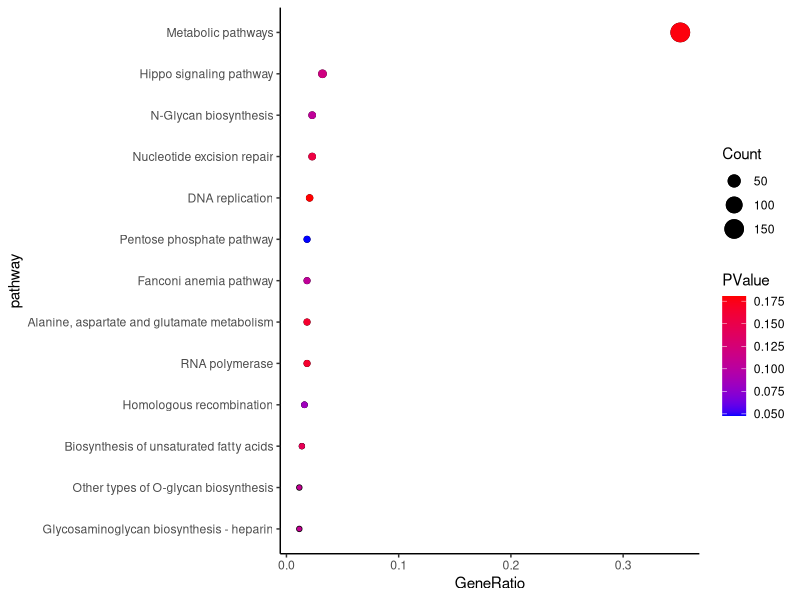
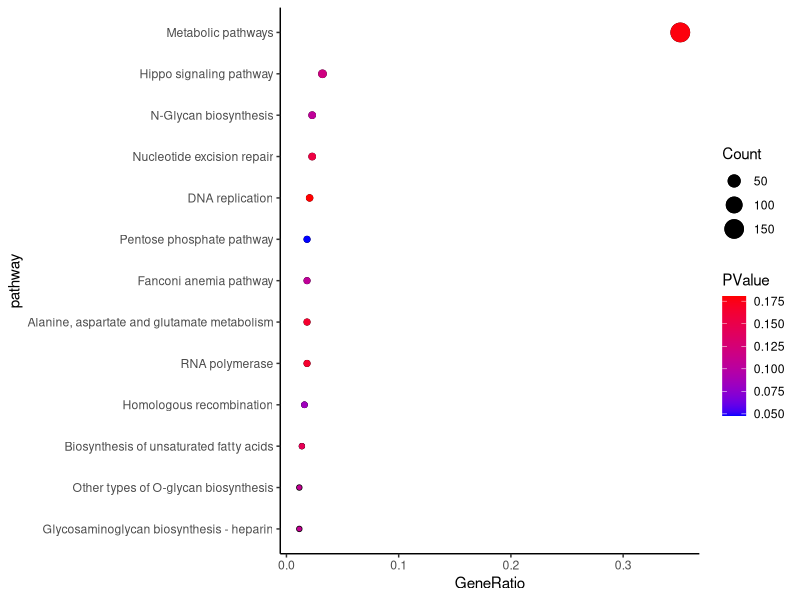

R code for these plots, in order:


# load ggplot2
library(ggplot2)

# read the csv file, the first column is reserved for row names.
pathway <- read.csv("DAVID using FlybaseID with generatio.csv")

pathway$pathway <- factor(pathway$pathway, levels = rev(pathway$pathway))

p <- ggplot(pathway, aes(GeneRatio, pathway))

p <- p + geom_point()
# point size is adjusted to a proper size corresponding to its count.
p <- p + geom_point(aes(size = Count))


#  Display in a 3-dims way
pbubble <- p + geom_point(aes(size = Count, color = PValue))

#  Set gradient colors corresponding to PValue.
pr <- pbubble + scale_color_gradient(low = "blue", high = "red")

pr <- pr + labs(color = expression(PValue), size = "Count", x = "GeneRatio")

# Draw bubble chart

pr + theme(
    panel.grid.major = element_blank(), panel.grid.minor = element_blank(),
    panel.background = element_blank(), axis.line = element_line(colour = "black")
)
ggsave("out.pdf")